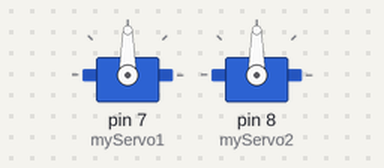
Simulated run of this sketch. Board: Arduino Uno, built with avr-gcc and run on an emulated ATmega328P. Shown: 2 × servo. What the sketch prints to the serial monitor is not drawn.

Above: at 0.05 s.
At 3.9 s:
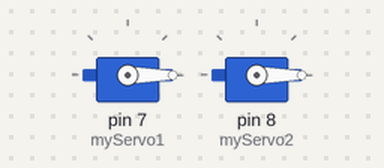
Timing chart, 0 to 5.2 s (numbered marks = the images above):
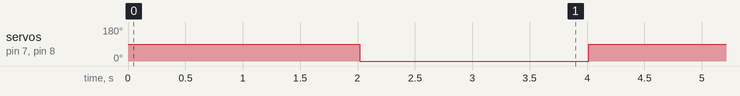

Measured:
- by itself, servo on pin 7 (myServo1), servo on pin 8 (myServo2): alternates 90° for 2.0 s and 0° for 2.0 s

The sketch:

Timer_Servo.ino
```cpp
#include<Servo.h>
Servo myServo1;
Servo myServo2;
unsigned long t_start;
unsigned long t_now;
unsigned long t_dur;
const int Trig = 14;
void setup() {
  Serial.begin(9600);//PC (Debug)
  pinMode(Trig, OUTPUT);
  t_start = millis();
  Serial.begin(9600);
  digitalWrite(Trig, HIGH);
  myServo1.attach(7);
  myServo2.attach(8);
}

void loop() {
  t_now = millis();
  t_dur = (t_now - t_start) / 1000;
  Serial.println(t_dur);
  if (t_dur > 130) { //time to go
    digitalWrite(Trig, LOW);
    Serial.println("Time to go");
  } else {
    digitalWrite(Trig, HIGH);
    Serial.println("not go");
  }
  if (t_dur % 4 == 0) {
    myServo1.write(90);
    myServo2.write(90);
    Serial.println("Right Up");
  }
  else if (t_dur % 4 == 2) {
    myServo1.write(0);
    myServo2.write(0);
    Serial.println("Left Up");
  }
}
```
